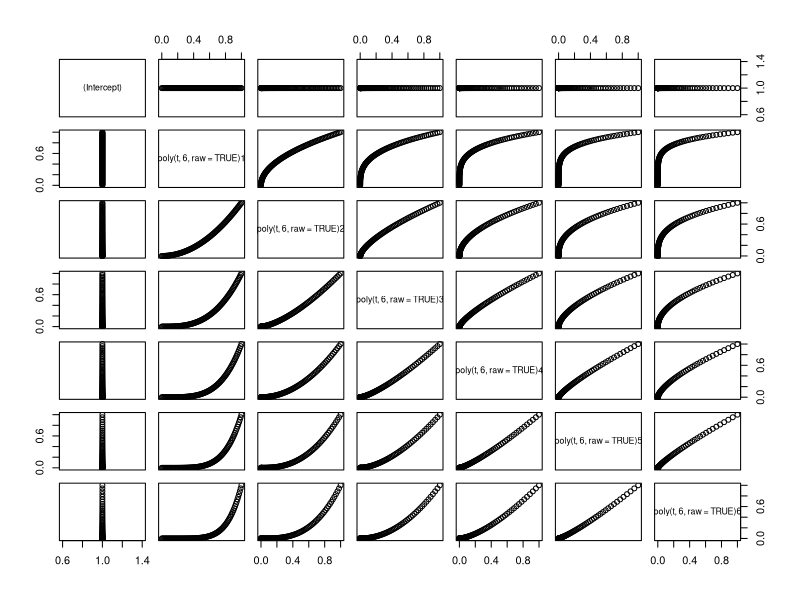
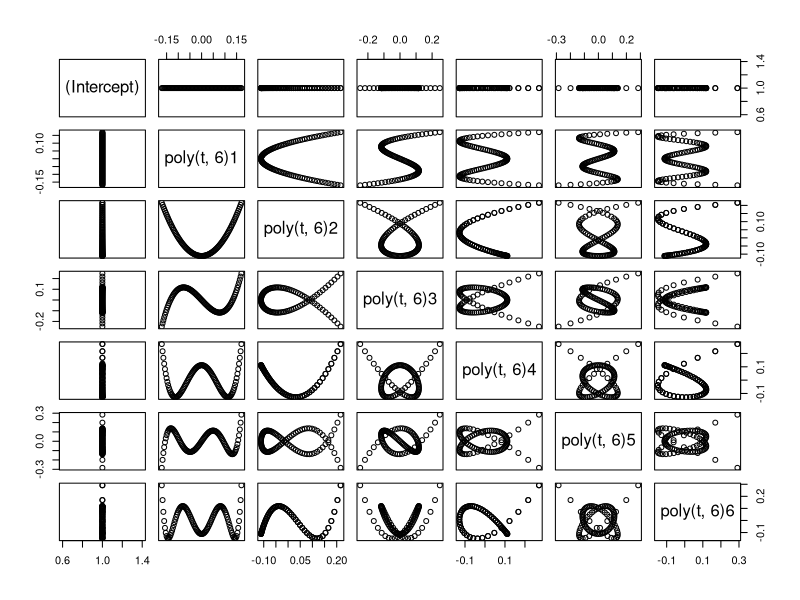
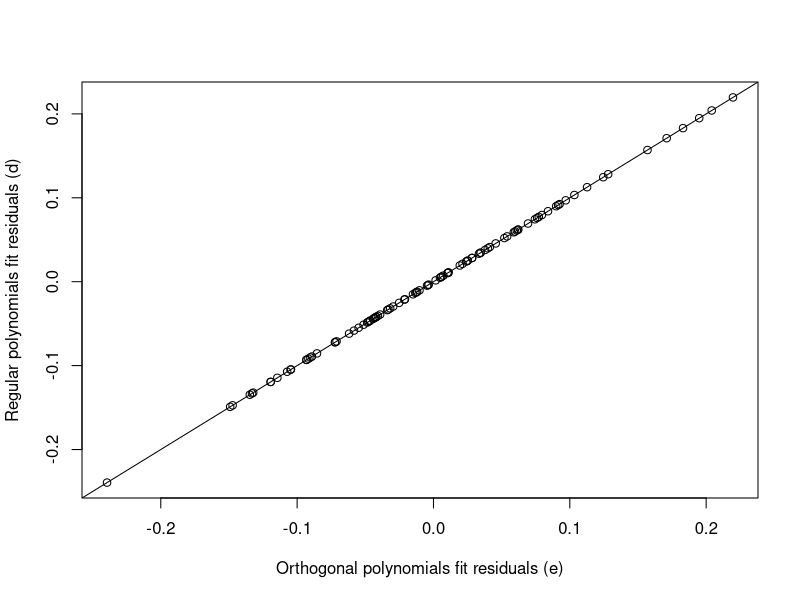
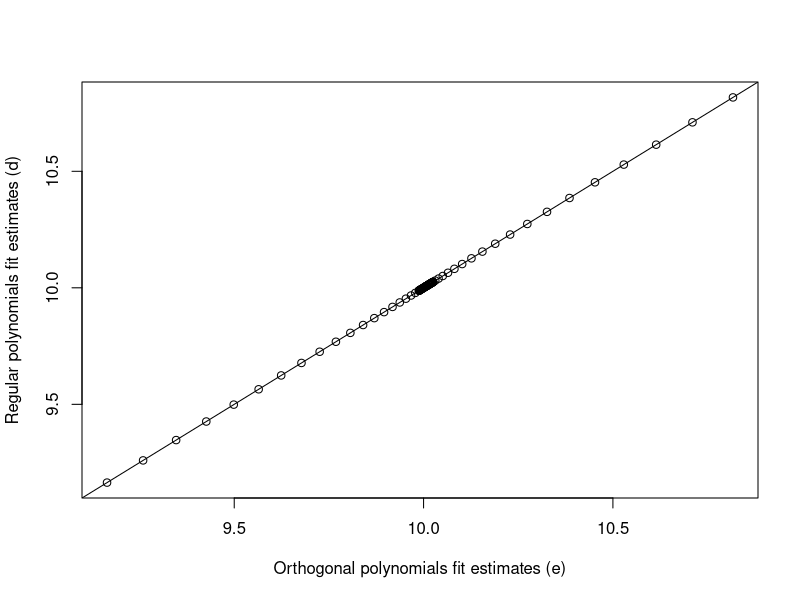

Reproduce these figures in R, in order.
## ---- chunk 1
knitr::opts_chunk$set(echo = TRUE)
setwd("/mnt/storage/home/jbellogo/R/443/")
data <- read.csv("Q2.csv")
## ---- chunk 2
# Design matrix
X.raw <- model.matrix(~poly(t, 6, raw = TRUE), data)
# Correlation matrix
X.raw.cor <- cor(X.raw)
X.raw.cor
pairs(X.raw)
## ---- chunk 3
# Design matrix
X.ortho <- model.matrix(~poly(t, 6), data)
# Correlation matrix
X.ortho.cor <- cor(X.ortho)
X.ortho.cor
pairs(X.ortho)
## ---- chunk 4
Yt <- data$Yt
t <- data$t
lm_d <- lm(Yt ~ poly(t, 6, raw = TRUE))
summary(lm_d)
## ---- chunk 5
lm_e <- lm(Yt ~ poly(t, 6, raw = FALSE))
summary(lm_e)
## ---- chunk 6
res_d <- lm_d$residuals
res_e <- lm_e$residuals # orthogonal
lm_res<-lm(res_d ~res_e)
lm_res$coefficients
head(lm_res$residuals)

fit_e <-lm_e$fitted.values # orthogonal
fit_d <-lm_d$fitted.values
lm_fit<-lm(fit_d ~fit_e)
lm_fit$coefficients
head(lm_fit$residuals)


plot(res_e, res_d, 
     xlab = "Orthogonal polynomials fit residuals (e)",
     ylab = "Regular polynomials fit residuals (d)")
abline(lm_res)
plot(fit_e, fit_d,
     xlab = "Orthogonal polynomials fit estimates (e)",
     ylab = "Regular polynomials fit estimates (d)")
abline(lm_fit)

